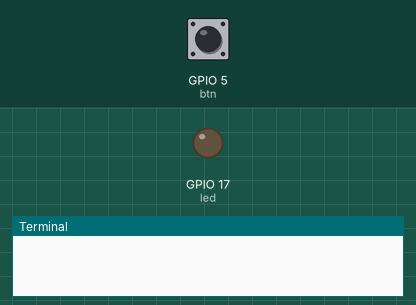
Bench run of a program on a simulated Raspberry Pi (BCM pin numbers). On the bench: output pins drawn as LEDs (lit = HIGH), the last lines printed to the terminal. The inputs (shaded band) are chosen by the test bench; at power-on: GPIO 5 (btn) HIGH.

Above: at 1.2 s.
1.3 s: GPIO 5 (btn) pulled LOW for 0.15 s
At 2.4 s:
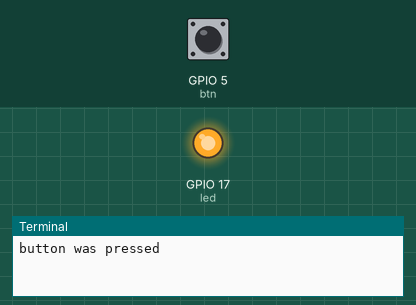
Timing chart, 0 to 4.3 s (numbered marks = the images above; inputs shaded):
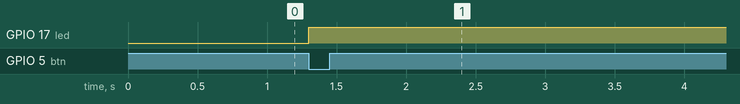

Measured:
- after the input at 1.3 s, GPIO 17 (led): LOW → HIGH at once

The program:

ext_int.py
```python
from gpiozero import LED
from gpiozero import Button

import time

led = LED(17, initial_value=False)
btn = Button(5, pull_up = True)

def pressed():
    led.on()
    print("button was pressed")


btn.when_pressed = pressed

while(True):
    time.sleep(0)
```
